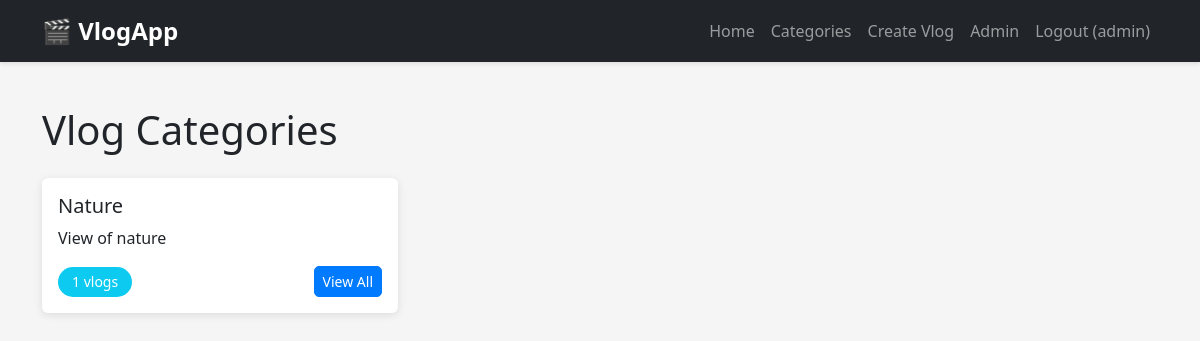
Page /categories/ (signed in) on the committed database.
### vlogapp/models.py (models this page shows, shortened)
class Category(models.Model):
    name = models.CharField(max_length=100, unique=True)
    slug = models.SlugField(unique=True)
    description = models.TextField(blank=True, null=True)
    created_at = models.DateTimeField(auto_now_add=True)
    class Meta:
        verbose_name_plural = "Categories"
        ordering = ['name']

### vlogapp/views.py (the view)
# urls.py: path('categories/', CategoryListView.as_view(), name='category-list'),
class CategoryListView(ListView):
    model = Category
    template_name = 'vlogapp/category_list.html'
    context_object_name = 'categories'
    def get_context_data(self, **kwargs):
        context = super().get_context_data(**kwargs)
        for category in context['categories']:
            category.vlog_count = category.vlogs.count()
        return context

### vlogapp/templates/vlogapp/category_list.html (shortened to what this page needs)
{% extends "base.html" %}
{% block content %}
<h1 class="mb-4">Vlog Categories</h1>
<div class="row">
    {% if categories %}
        {% for category in categories %}
            <div class="col-md-6 col-lg-4 mb-3">
                <div class="card h-100">
                    <div class="card-body">
                        <h5 class="card-title">{{ category.name }}</h5>
                        {% if category.description %}
                            <p class="card-text">{{ category.description|truncatewords:20 }}</p>
                        {% endif %}
                        <div class="d-flex justify-content-between align-items-center">
                            <span class="badge bg-info">{{ category.vlog_count }} vlogs</span>
                            <a href="{% url 'vlog-list' %}?category={{ category.slug }}" class="btn btn-sm btn-primary">
                                View All
                            </a>
                        </div>
                    </div>
                </div>
            </div>
        {% endfor %}
    {% else %}
        <div class="col-12">
            <div class="alert alert-info">
                <p>No categories available yet.</p>
            </div>
        </div>
    {% endif %}
</div>
{% endblock %}

### vlogapp/templates/base.html (shortened to what this page needs)
{% load static %}
<!DOCTYPE html>
<html lang="en">
<head>
    <link href="https://cdn.jsdelivr.net/npm/bootstrap@5.3.0/dist/css/bootstrap.min.css" rel="stylesheet">
    <link rel="stylesheet" href="{% static 'css/style.css' %}">
</head>
<body>
    <nav class="navbar navbar-expand-lg navbar-dark bg-dark">
        <div class="container">
            <a class="navbar-brand" href="{% url 'vlog-list' %}">🎬 VlogApp</a>
            <div class="collapse navbar-collapse" id="navbarNav">
                <ul class="navbar-nav ms-auto">
                    <li class="nav-item">
                        <a class="nav-link" href="{% url 'vlog-list' %}">Home</a>
                    </li>
                    <li class="nav-item">
                        <a class="nav-link" href="{% url 'category-list' %}">Categories</a>
                    </li>
                    {% if user.is_authenticated %}
                        <li class="nav-item">
                            <a class="nav-link" href="{% url 'vlog-create' %}">Create Vlog</a>
                        </li>
                        <li class="nav-item">
                            <a class="nav-link" href="{% url 'admin:index' %}">Admin</a>
                        </li>
                        <li class="nav-item">
                            <form method="post" action="{% url 'logout' %}" style="display: inline;">
                                <button type="submit" class="nav-link btn btn-link" style="cursor: pointer;">Logout ({{ user }})</button>
                            </form>
                        </li>
                    {% else %}
                        <li class="nav-item">
                            <a class="nav-link" href="{% url 'admin:login' %}">Login</a>
                        </li>
                    {% endif %}
                </ul>
            </div>
        </div>
    </nav>
    <main class="py-4">
        <div class="container">
            {% block content %}{% endblock %}
        </div>
    </main>
</body>
</html>

### vlogapp/static/css/style.css (style rules this page uses)
:root { --primary-color: #007bff; --secondary-color: #6c757d; --success-color: #28a745; --danger-color: #dc3545; --warning-color: #ffc107; --info-color: #17a2b8; }
body { font-family: 'Segoe UI', Tahoma, Geneva, Verdana, sans-serif; background-color: #f5f5f5; }
.navbar { box-shadow: 0 2px 4px rgba(0,0,0,0.1); margin-bottom: 20px; }
.navbar-brand { font-size: 1.5rem; font-weight: bold; }
.card { border: none; box-shadow: 0 2px 8px rgba(0,0,0,0.1); transition: transform 0.2s, box-shadow 0.2s; }
.badge { padding: 6px 12px; font-size: 0.875rem; }
.btn { border-radius: 5px; font-weight: 500; transition: all 0.3s; }
.btn-primary { background-color: var(--primary-color); border-color: var(--primary-color); }
.card { animation: fadeIn 0.3s ease-in-out; }
.badge { border-radius: 20px; padding: 8px 14px; font-weight: 500; }
a { color: var(--primary-color); text-decoration: none; transition: color 0.2s; }

### rows in the picture
Category: name "Nature", description "View of nature", vlog_count "1"

### other values in the picture
{{ user }} "admin"
